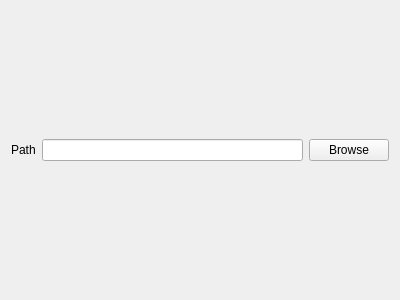
<?xml version="1.0" encoding="UTF-8"?>
<ui version="4.0">
 <class>LocalConfigDialog</class>
 <widget class="QWidget" name="LocalConfigDialog">
  <property name="geometry">
   <rect>
    <x>0</x>
    <y>0</y>
    <width>400</width>
    <height>300</height>
   </rect>
  </property>
  <property name="windowTitle">
   <string>Form</string>
  </property>
  <layout class="QHBoxLayout" name="horizontalLayout">
   <item>
    <widget class="QLabel" name="label">
     <property name="text">
      <string>Path</string>
     </property>
    </widget>
   </item>
   <item>
    <widget class="QLineEdit" name="pathLineEdit"/>
   </item>
   <item>
    <widget class="QPushButton" name="browseButton">
     <property name="text">
      <string>Browse</string>
     </property>
    </widget>
   </item>
  </layout>
 </widget>
 <resources/>
 <connections/>
</ui>
